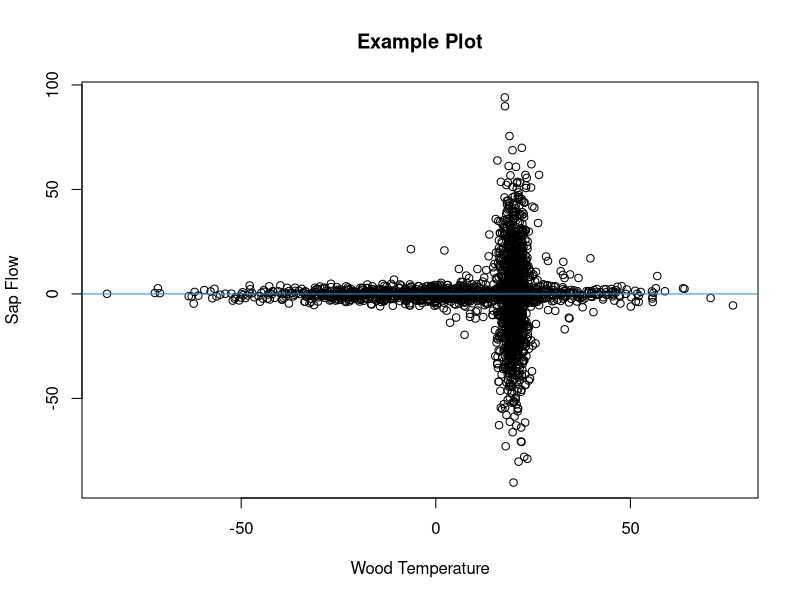
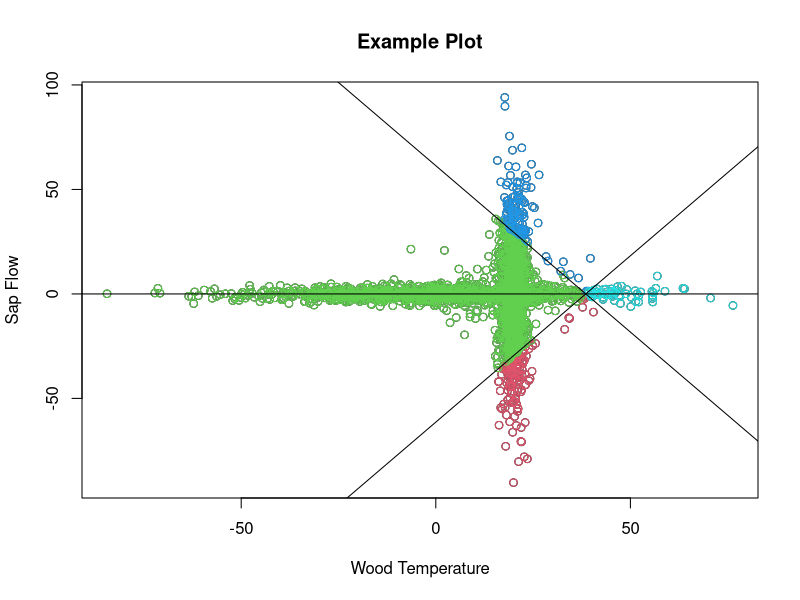

The R script that drew these images, in order: (Note: a time limit stopped this script after it produced the figures.)

# Fitting a Vertical Line to Sap Flow and Wood Temperature Data

# David Moore
# University of New Hampshire Ecohydrology Lab
# May 2023
# davidblakneymoore@gmail.com


# The Explanation

# There are situations where data points, when plotted, cluster around the
# horizontal axis except when they're near a particular value along that axis.
# A picture will help describe this situation.

Predictor_Variable <- c(rnorm(1000, 0, 25), rnorm(1000, 20, 2), rnorm(100, 20, 10))
Response_Variable <- c(rnorm(1000, 0, 2), rnorm(1000, 0, 25), rnorm(100, 0, 10))
Data_Frame <- data.frame(Predictor_Variable = Predictor_Variable, Response_Variable = Response_Variable)
plot(Response_Variable ~ Predictor_Variable, Data_Frame, main = 'Example Plot', xlab = 'Wood Temperature', ylab = 'Sap Flow')
abline(h = 0, col = 4)

# I included this figure in this repository - you can see it if you click on
# 'Example Plot 1'.

# This made-up data mimics what I've seen in my studies on winter-dormant-
# season sap flow, where wood temperature is the predictor variable and sap
# flow is the response variable. At extreme wood temperature values, there is
# essentially no sap flow, but when wood temperature values approach a
# particular value (which is often species-specific), sap flows either upward
# or downward in deciduous hardwoods.

# In these scenarios, the value of the predictor variable at which the response
# variable is most variable is unknown. This value, which I'll call the
# 'critical value', must be identified and likely has physiological
# significance for the tree. Here, I propose a method to estimate these
# critical values.

# To estimate a critical value, I propose to split the plane of the plot up
# into four quadrants. The quadrants will come together at a point on the
# horizontal axis somewhere between the minimum and maximum values of the
# predictor variable.  These quadrants will be delineated by two lines that
# cross on the horizontal axis and that have slopes of equal magnitude but of
# different signs (in other words, the lines that delineate the quadrants are
# reflections of each other about the vertical line that passes through the
# point where the lines delineating the quadrant cross). Again, a figure will
# help to illustrate this concept.

Horizontal_Axis_Intercept_Interval <- 0.1
Slope_Interval <- 0.01
Angles <- seq((0 + Slope_Interval), ((pi / 2) - Slope_Interval), Slope_Interval)
Horizontal_Axis_Intercepts <- seq(min(Data_Frame$Predictor_Variable), max(Data_Frame$Predictor_Variable), by = Horizontal_Axis_Intercept_Interval)
i <- sample(seq_len(length((Horizontal_Axis_Intercepts))), 1)
j <- sample(seq_len(length(Angles)), 1)
Bottommost_Points <- ifelse(Data_Frame$Response_Variable < (tan(Angles[j]) * Data_Frame$Predictor_Variable + (-Horizontal_Axis_Intercepts[i] * tan(Angles[j]))) & Data_Frame$Response_Variable < -(tan(Angles[j]) * Data_Frame$Predictor_Variable + (-Horizontal_Axis_Intercepts[i] * tan(Angles[j]))), T, F)
Leftmost_Regions <- ifelse(Data_Frame$Response_Variable > (tan(Angles[j]) * Data_Frame$Predictor_Variable + (-Horizontal_Axis_Intercepts[i] * tan(Angles[j]))) & Data_Frame$Response_Variable < -(tan(Angles[j]) * Data_Frame$Predictor_Variable + (-Horizontal_Axis_Intercepts[i] * tan(Angles[j]))), T, F)
Topmost_Points <- ifelse(Data_Frame$Response_Variable > (tan(Angles[j]) * Data_Frame$Predictor_Variable + (-Horizontal_Axis_Intercepts[i] * tan(Angles[j]))) & Data_Frame$Response_Variable > -(tan(Angles[j]) * Data_Frame$Predictor_Variable + (-Horizontal_Axis_Intercepts[i] * tan(Angles[j]))), T, F)
Rightmost_Points <- ifelse(Data_Frame$Response_Variable < (tan(Angles[j]) * Data_Frame$Predictor_Variable + (-Horizontal_Axis_Intercepts[i] * tan(Angles[j]))) & Data_Frame$Response_Variable > -(tan(Angles[j]) * Data_Frame$Predictor_Variable + (-Horizontal_Axis_Intercepts[i] * tan(Angles[j]))), T, F)
Bottommost_Points <- Data_Frame[Bottommost_Points, ]
Leftmost_Regions <- Data_Frame[Leftmost_Regions, ]
Topmost_Points <- Data_Frame[Topmost_Points, ]
Rightmost_Points <- Data_Frame[Rightmost_Points, ]
plot(Response_Variable ~ Predictor_Variable, Data_Frame, main = 'Example Plot', xlab = 'Wood Temperature', ylab = 'Sap Flow')
points(Bottommost_Points$Predictor_Variable, Bottommost_Points$Response_Variable, col = 2)
points(Leftmost_Regions$Predictor_Variable, Leftmost_Regions$Response_Variable, col = 3)
points(Topmost_Points$Predictor_Variable, Topmost_Points$Response_Variable, col = 4)
points(Rightmost_Points$Predictor_Variable, Rightmost_Points$Response_Variable, col = 5)
abline(a = (-Horizontal_Axis_Intercepts[i] * tan(Angles[j])), b = (tan(Angles[j])))
abline(a = -(-Horizontal_Axis_Intercepts[i] * tan(Angles[j])), b = -(tan(Angles[j])))
abline(h = 0)

# To find the critical value, two processes will happen. First, the lines
# delineating the quadrants will start at the leftmost data point and
# incrementally move rightward along the horizontal axis. Second, at each of
# the horizontal axis intercepts where these two lines meet, the angles of
# these lines will vary incrementally from 0 to pi / 2. For each combination of
# horizontal axis intercept and angle, a least-squares value will be
# calculated. This least-squares value will be the sum of the squared residuals
# from the topmost and bottommost quadrants (these residuals are the difference
# between the data points in these two quadrants and the vertical line that
# passes through the point where the lines delineating the quadrants cross)
# taken together and from the leftmost and rightmost quadrants (these residuals
# are the difference between the data points in these two quadrants and the
# horizontal axis) taken together. The critical point will be the value of the
# predictor variable that generates the minimum least-squares value.

# This function takes five arguments. The first two are required.

# The 'Predictor_Variable' argument specifies which variable will be treated as
# the variable on the horizontal axis. If the 'Data_Frame' argument is used to
# specify a data frame containing the predictor variable column, the
# 'Predictor_Variable' argument should not be written as a character string (it
# should not be surrounded by quotation marks). If the 'Data_Frame' argument is
# not used, the 'Predictor_Variable' argument should  be written as a character
# string, surrounded by quotation marks. This argument must be numeric and of
# the same length as the 'Response_Variable' argument.

# The 'Response_Variable' argument specifies which variable will be treated as
# the variable on the vertical axis. If the 'Data_Frame' argument is used to
# specify a data frame containing the response variable column, the
# 'Response_Variable' argument should not be written as a character string (it
# should not be surrounded by quotation marks). If the 'Data_Frame' argument is
# not used, the 'Response_Variable' argument should  be written as a character
# string, surrounded by quotation marks. This argument must be numeric and of
# the same length as the 'Predictor_Variable' argument.

# The 'Data_Frame' argument is optional and can be used to identify an object
# of class 'data.frame' that contains both the predictor and response
# variables.

# The 'Slope_Interval' argument specifies, in radians, how gradually slopes
# (angles) should increase from 0 to pi / 2. Smaller 'Slope_Interval' values
# will cause the function to take longer to run but will lead to more accurate
# critical values. This argument must be numeric, of length 1, and between 0
# and pi / 2.

# The 'Horizontal_Axis_Intercept_Interval' argument specifies, in whatever
# units the predictor variable is in, how gradually the quadrants shift from
# right to left. Smaller 'Horizontal_Axis_Intercept_Interval' values will cause
# the function to take longer to run but will lead to more accurate critical
# values. This argument must be numeric, of length 1, and between 0
# and the domain of the predictor variable.


# The Function

Function_for_Finding_the_Critical_Point <- function (Predictor_Variable, Response_Variable, Data_Frame, Slope_Interval = 0.01, Horizontal_Axis_Intercept_Interval = 0.1) {
  if (is.null(Data_Frame)) {
    if (!is.numeric(Predictor_Variable) | !is.numeric(Response_Variable)) {
      stop ("'Predictor_Variable' and 'Response_Variable' must be numeric variables.")
    }
    if (length(Predictor_Variable) != length(Response_Variable)) {
      stop ("'Predictor_Variable' and 'Response_Variable' must be of the same length.")
    }
    Predictor_Variable_Name <- deparse(substitute(Predictor_Variable))
    Response_Variable_Name <- deparse(substitute(Response_Variable))
    Data_Frame <- data.frame(Predictor_Variable = Predictor_Variable, Response_Variable = Response_Variable)
  } else if (!is.null(Data_Frame)) {
    if (class(Data_Frame) != 'data.frame') {
      stop ("'Data_Frame' must be of class 'data.frame'.")
    }
    Predictor_Variable_Name <- deparse(substitute(Predictor_Variable))
    Response_Variable_Name <- deparse(substitute(Response_Variable))
    Predictor_Variable <- Data_Frame[, deparse(substitute(Predictor_Variable))]
    Response_Variable <- Data_Frame[, deparse(substitute(Response_Variable))]
    if (!is.numeric(Predictor_Variable) | !is.numeric(Response_Variable)) {
      stop ("'Predictor_Variable' and 'Response_Variable' must be numeric variables.")
    }
    if (length(Predictor_Variable) != length(Response_Variable)) {
      stop ("'Predictor_Variable' and 'Response_Variable' must be of the same length.")
    }
    Data_Frame <- data.frame(Predictor_Variable = Predictor_Variable, Response_Variable = Response_Variable)
  }
  if (!is.numeric(Horizontal_Axis_Intercept_Interval)) {
    stop ("'Horizontal_Axis_Intercept_Interval' must be numeric.")
  }
  if (length(Horizontal_Axis_Intercept_Interval) != 1) {
    stop ("'Horizontal_Axis_Intercept_Interval' must be a single value.")
  }
  if (Horizontal_Axis_Intercept_Interval <= 0 | Horizontal_Axis_Intercept_Interval >= (max(Data_Frame$Predictor_Variable) - min(Data_Frame$Predictor_Variable))) {
    stop ("'Intercept_Interval' must be greater than 0 and smaller than the difference between the maximum and minimum values of the predictor variable.")
  }
  if (!is.numeric(Slope_Interval)) {
    stop ("'Slope_Interval' must be numeric.")
  }
  if (length(Slope_Interval) != 1) {
    stop ("'Slope_Interval' must be a single value.")
  }
  if (Slope_Interval <= 0 | Slope_Interval >= pi / 2) {
    stop ("'Slope_Interval' must be greater than 0 and less than pi / 2.")
  }
  Angles <- seq((0 + Slope_Interval), ((pi / 2) - Slope_Interval), Slope_Interval)
  Horizontal_Axis_Intercepts <- seq(min(Data_Frame$Predictor_Variable), max(Data_Frame$Predictor_Variable), by = Horizontal_Axis_Intercept_Interval)
  Sums_of_Squared_Residuals <- list(NULL)
  k <- 1
  for (i in seq_len(length(Horizontal_Axis_Intercepts))) {
    for (j in seq_len(length(Angles))) {
      Bottommost_Points <- ifelse(Data_Frame$Response_Variable < (tan(Angles[j]) * Data_Frame$Predictor_Variable + (-Horizontal_Axis_Intercepts[i] * tan(Angles[j]))) & Data_Frame$Response_Variable < -(tan(Angles[j]) * Data_Frame$Predictor_Variable + (-Horizontal_Axis_Intercepts[i] * tan(Angles[j]))), T, F)
      Leftmost_Regions <- ifelse(Data_Frame$Response_Variable > (tan(Angles[j]) * Data_Frame$Predictor_Variable + (-Horizontal_Axis_Intercepts[i] * tan(Angles[j]))) & Data_Frame$Response_Variable < -(tan(Angles[j]) * Data_Frame$Predictor_Variable + (-Horizontal_Axis_Intercepts[i] * tan(Angles[j]))), T, F)
      Topmost_Points <- ifelse(Data_Frame$Response_Variable > (tan(Angles[j]) * Data_Frame$Predictor_Variable + (-Horizontal_Axis_Intercepts[i] * tan(Angles[j]))) & Data_Frame$Response_Variable > -(tan(Angles[j]) * Data_Frame$Predictor_Variable + (-Horizontal_Axis_Intercepts[i] * tan(Angles[j]))), T, F)
      Rightmost_Points <- ifelse(Data_Frame$Response_Variable < (tan(Angles[j]) * Data_Frame$Predictor_Variable + (-Horizontal_Axis_Intercepts[i] * tan(Angles[j]))) & Data_Frame$Response_Variable > -(tan(Angles[j]) * Data_Frame$Predictor_Variable + (-Horizontal_Axis_Intercepts[i] * tan(Angles[j]))), T, F)
      Vertical_Points <- Data_Frame[Bottommost_Points | Topmost_Points, ]
      Vertical_Sum_of_Squared_Residuals <- sum((Vertical_Points$Predictor_Variable - Horizontal_Axis_Intercepts[i]) ^ 2)
      Horizontal_Points <- Data_Frame[Leftmost_Regions | Rightmost_Points, ]
      Horizontal_Sum_of_Squared_Residuals <- sum((Horizontal_Points$Response_Variable) ^ 2)
      Overall_Sum_of_Squared_Residuals <- Vertical_Sum_of_Squared_Residuals + Horizontal_Sum_of_Squared_Residuals
      Sums_of_Squared_Residuals[[k]] <- list(Horizontal_Axis_Intercept = Horizontal_Axis_Intercepts[i], Angle = Angles[j], Overall_Sum_of_Squared_Residuals = Overall_Sum_of_Squared_Residuals)
      k <- k + 1
    }
  }
  Critical_Point_Intercept <- Sums_of_Squared_Residuals[[which.min(sapply(Sums_of_Squared_Residuals, `[`, 'Overall_Sum_of_Squared_Residuals'))]]$Horizontal_Axis_Intercept
  Critical_Point_Angle <- Sums_of_Squared_Residuals[[which.min(sapply(Sums_of_Squared_Residuals, `[`, 'Overall_Sum_of_Squared_Residuals'))]]$Angle
  Critical_Point_Information <- c(Intercept = Critical_Point_Intercept, Angle = Critical_Point_Angle)
  Critical_Point_Information
}


# An Example

# Let's see if we can identify the critical point for the made-up data we
# generated in the 'The Explanation' section.

(Critical_Point <- Function_for_Finding_the_Critical_Point(Predictor_Variable, Response_Variable, Data_Frame))
plot(Response_Variable ~ Predictor_Variable, Data_Frame, main = 'Example Plot', xlab = 'Wood Temperature', ylab = 'Sap Flow')
abline(v = Critical_Point['Intercept'], col = 4)

# I think the function did a nice job!
